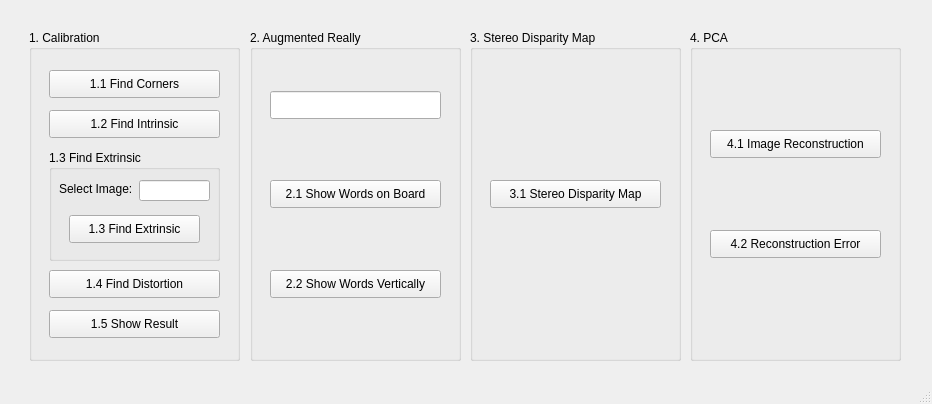
<?xml version="1.0" encoding="UTF-8"?>
<ui version="4.0">
 <class>MainWindow</class>
 <widget class="QMainWindow" name="MainWindow">
  <property name="geometry">
   <rect>
    <x>0</x>
    <y>0</y>
    <width>932</width>
    <height>404</height>
   </rect>
  </property>
  <property name="windowTitle">
   <string>MainWindow</string>
  </property>
  <widget class="QWidget" name="centralwidget">
   <widget class="QGroupBox" name="groupBox1">
    <property name="geometry">
     <rect>
      <x>29</x>
      <y>30</y>
      <width>211</width>
      <height>331</height>
     </rect>
    </property>
    <property name="title">
     <string>1. Calibration</string>
    </property>
    <widget class="QPushButton" name="Find_Corners">
     <property name="geometry">
      <rect>
       <x>20</x>
       <y>40</y>
       <width>171</width>
       <height>28</height>
      </rect>
     </property>
     <property name="text">
      <string>1.1 Find Corners</string>
     </property>
    </widget>
    <widget class="QPushButton" name="Find_Intrinsic">
     <property name="geometry">
      <rect>
       <x>20</x>
       <y>80</y>
       <width>171</width>
       <height>28</height>
      </rect>
     </property>
     <property name="text">
      <string>1.2 Find Intrinsic</string>
     </property>
    </widget>
    <widget class="QPushButton" name="Find_Distortion">
     <property name="geometry">
      <rect>
       <x>20</x>
       <y>240</y>
       <width>171</width>
       <height>28</height>
      </rect>
     </property>
     <property name="text">
      <string>1.4 Find Distortion</string>
     </property>
    </widget>
    <widget class="QPushButton" name="Show_Result">
     <property name="geometry">
      <rect>
       <x>20</x>
       <y>280</y>
       <width>171</width>
       <height>28</height>
      </rect>
     </property>
     <property name="text">
      <string>1.5 Show Result</string>
     </property>
    </widget>
    <widget class="QGroupBox" name="groupBox">
     <property name="geometry">
      <rect>
       <x>20</x>
       <y>120</y>
       <width>171</width>
       <height>111</height>
      </rect>
     </property>
     <property name="title">
      <string>1.3 Find Extrinsic</string>
     </property>
     <widget class="QPushButton" name="Find_Extrinsic">
      <property name="geometry">
       <rect>
        <x>20</x>
        <y>65</y>
        <width>131</width>
        <height>28</height>
       </rect>
      </property>
      <property name="text">
       <string>1.3 Find Extrinsic</string>
      </property>
     </widget>
     <widget class="QLineEdit" name="Calibration_InputBox">
      <property name="geometry">
       <rect>
        <x>90</x>
        <y>30</y>
        <width>71</width>
        <height>21</height>
       </rect>
      </property>
      <property name="inputMethodHints">
       <set>Qt::ImhNone</set>
      </property>
     </widget>
     <widget class="QLabel" name="label">
      <property name="geometry">
       <rect>
        <x>10</x>
        <y>31</y>
        <width>91</width>
        <height>16</height>
       </rect>
      </property>
      <property name="text">
       <string>Select Image:</string>
      </property>
     </widget>
    </widget>
   </widget>
   <widget class="QGroupBox" name="groupBox_2">
    <property name="geometry">
     <rect>
      <x>250</x>
      <y>30</y>
      <width>211</width>
      <height>331</height>
     </rect>
    </property>
    <property name="title">
     <string>2. Augmented Really</string>
    </property>
    <widget class="QPushButton" name="Show_Words_on_Board">
     <property name="geometry">
      <rect>
       <x>20</x>
       <y>150</y>
       <width>171</width>
       <height>28</height>
      </rect>
     </property>
     <property name="text">
      <string>2.1 Show Words on Board</string>
     </property>
    </widget>
    <widget class="QPushButton" name="Show_Words_Vertically">
     <property name="geometry">
      <rect>
       <x>20</x>
       <y>240</y>
       <width>171</width>
       <height>28</height>
      </rect>
     </property>
     <property name="text">
      <string>2.2 Show Words Vertically</string>
     </property>
    </widget>
    <widget class="QLineEdit" name="AR_InputBox">
     <property name="geometry">
      <rect>
       <x>20</x>
       <y>61</y>
       <width>171</width>
       <height>28</height>
      </rect>
     </property>
     <property name="font">
      <font>
       <pointsize>12</pointsize>
      </font>
     </property>
     <property name="inputMethodHints">
      <set>Qt::ImhNone</set>
     </property>
     <property name="maxLength">
      <number>6</number>
     </property>
    </widget>
   </widget>
   <widget class="QGroupBox" name="groupBox_3">
    <property name="geometry">
     <rect>
      <x>470</x>
      <y>30</y>
      <width>211</width>
      <height>331</height>
     </rect>
    </property>
    <property name="title">
     <string>3. Stereo Disparity Map</string>
    </property>
    <widget class="QPushButton" name="Stereo_Disparity_Map">
     <property name="geometry">
      <rect>
       <x>20</x>
       <y>150</y>
       <width>171</width>
       <height>28</height>
      </rect>
     </property>
     <property name="text">
      <string>3.1 Stereo Disparity Map</string>
     </property>
    </widget>
   </widget>
   <widget class="QGroupBox" name="groupBox_4">
    <property name="geometry">
     <rect>
      <x>690</x>
      <y>30</y>
      <width>211</width>
      <height>331</height>
     </rect>
    </property>
    <property name="title">
     <string>4. PCA</string>
    </property>
    <widget class="QPushButton" name="Image_Reconstruction">
     <property name="geometry">
      <rect>
       <x>20</x>
       <y>100</y>
       <width>171</width>
       <height>28</height>
      </rect>
     </property>
     <property name="text">
      <string>4.1 Image Reconstruction</string>
     </property>
    </widget>
    <widget class="QPushButton" name="Reconstruction_Error">
     <property name="geometry">
      <rect>
       <x>20</x>
       <y>200</y>
       <width>171</width>
       <height>28</height>
      </rect>
     </property>
     <property name="text">
      <string>4.2 Reconstruction Error</string>
     </property>
    </widget>
   </widget>
  </widget>
  <widget class="QMenuBar" name="menubar">
   <property name="geometry">
    <rect>
     <x>0</x>
     <y>0</y>
     <width>932</width>
     <height>21</height>
    </rect>
   </property>
  </widget>
  <widget class="QStatusBar" name="statusbar"/>
 </widget>
 <resources/>
 <connections/>
</ui>
